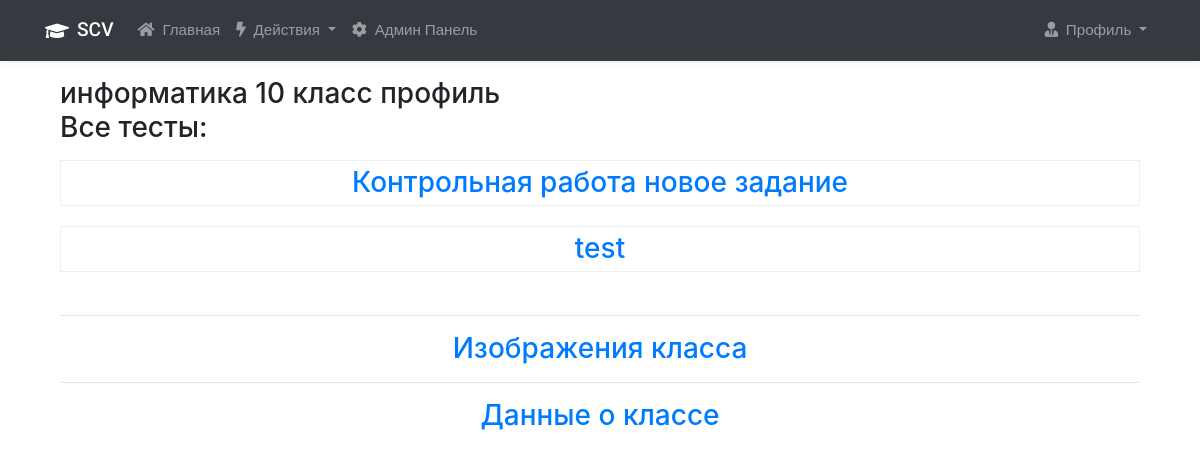
The page /teachers/show_tests/12 (signed in) on the database as committed earlier.
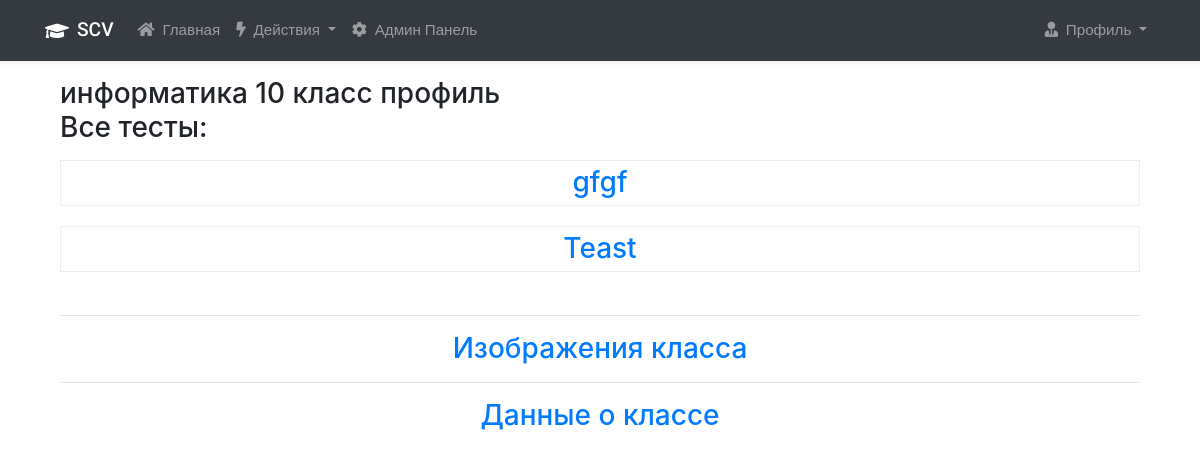
The same page on the database as committed later.
### user_app/models.py (models this page shows, shortened)
class Test(models.Model):
    title = models.CharField(max_length=255, verbose_name="Название теста")
    group = models.ForeignKey(Group, on_delete=models.CASCADE, verbose_name="Группа")
    task_numbers = models.CharField(max_length=255, verbose_name="ID заданий")
    is_complete = models.BooleanField(default=False, verbose_name="Завершён ли тест")
    count_right_answers = models.IntegerField(blank=True, null=True, verbose_name="Количество верных ответов")
    number_of_attempts = models.IntegerField(blank=True, default=1, verbose_name="Количество попыток")
    generate_random_order_tasks = models.BooleanField(default=False, verbose_name="Генерировать вопросы в перемешку")
    is_show_answers = models.BooleanField(default=False, verbose_name="Показывать ответы")
    class Meta:
        verbose_name = 'Тест'
        verbose_name_plural = 'Тесты'

### teacher_app/views.py (the view)
# urls.py: path('show_tests/<int:class_id>', views.show_tests, name='show-tests'),
@login_required()
def show_tests(request: HttpRequest, class_id: int):
    tests = []
    [tests.append(test.title) for test in Test.objects.filter(group_id=class_id)]
    [tests.append(test.title) for test in TestNewFormat.objects.filter(group_id=class_id)]
    first_user = get_users_in_group(class_id)[0]
    user_group = get_user_groups(first_user)[0]
    class_name = Group.objects.get(pk=user_group)
    context = {
        'title': 'Тесты',
        'tests': [t.replace("/", "\\") for t in tests],
        'class_id': class_id,
        'class_name': class_name,
        'active_block': 'Мои классы',
    }
    return render(request, 'teacher_app/show_tests.html', context=context)

### teacher_app/views.py (called while the page is built)
def get_users_in_group(group_id):
    try:
        group = Group.objects.get(id=group_id)
        users = group.user_set.all()
        return users
    except ObjectDoesNotExist:
        return None

### utils/utils.py (called while the page is built)
def get_user_groups(user):
    return [group.id for group in user.groups.all()]

### teacher_app/templates/teacher_app/show_tests.html
{% extends 'base-special.html' %}
{% block main %}
<div class="h3">{{ class_name }}<div>
<div class="h3 mb-3">Все тесты:</div>
{% if tests %}
<div style="text-align: center;">
    <ul style="display: inline-block; padding: 0; margin: 0;">
    {% for test in tests %}
        <table class="table">
            <thead>
                <tr>
                    <td class="text-center">
                        <a href="{% url 'show-result-detail' class_id test %}">{{ test }}</a>
                    </td>
                </tr>
            </thead>
        </table>
    {% endfor %}
    </ul>
    {% else %}
    <h2>Пока нет тестов</h2>
    {% endif %}
    <div class="text-center">
        <hr>
        <a href="{% url 'show-user-images' class_id %}">Изображения класса</a>
    </div>
    <div class="text-center">
        <hr>
        <a href="{% url 'show-data-users' class_id %}">Данные о классе</a>
    </div>
</div>
{% endblock %}

Rows that differ between the two databases and show on the page:
removed Test: tests "Контрольная работа новое задание"
removed Test: tests "test"
added Test: tests "gfgf"
added Test: tests "Teast"
